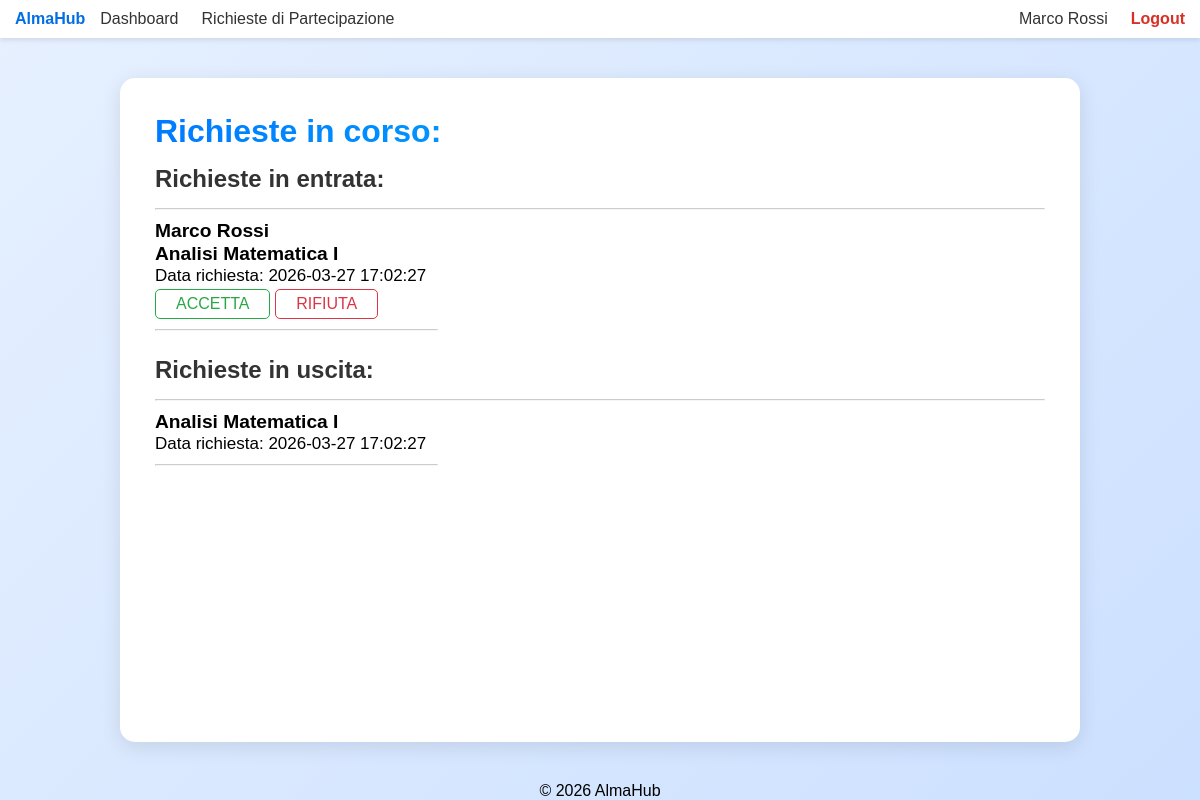
Screenshot of /public/group-requests.php (signed in) with the database file from the repository.
### tables this page shows
CREATE TABLE iscrizioni (
  id_iscrizione INT AUTO_INCREMENT PRIMARY KEY,
  id_utente INT NOT NULL,
  id_gruppo INT NOT NULL,
  data_adesione TIMESTAMP DEFAULT CURRENT_TIMESTAMP,
  stato ENUM('confermato', 'in_attesa') NOT NULL DEFAULT 'in_attesa',
  ruolo ENUM('Fondatore', 'Membro') NOT NULL DEFAULT 'Membro',
  UNIQUE KEY uk_iscrizione (id_utente, id_gruppo),
  FOREIGN KEY (id_utente) REFERENCES utenti(id_utente) ON DELETE CASCADE,
  FOREIGN KEY (id_gruppo) REFERENCES gruppi(id_gruppo) ON DELETE CASCADE
);

CREATE TABLE utenti (
  id_utente INT AUTO_INCREMENT PRIMARY KEY,
  nome VARCHAR(50) NOT NULL,
  cognome VARCHAR(50) NOT NULL,
  email VARCHAR(100) NOT NULL UNIQUE,
  password VARCHAR(255) NOT NULL,
  ruolo ENUM('user', 'admin') DEFAULT 'user',
  stato ENUM('attivo', 'disattivato') DEFAULT 'attivo',
  data_iscrizione TIMESTAMP DEFAULT CURRENT_TIMESTAMP
);

CREATE TABLE gruppi (
  id_gruppo INT AUTO_INCREMENT PRIMARY KEY,
  titolo VARCHAR(150) NOT NULL,
  corso VARCHAR(100) NOT NULL,
  descrizione TEXT,
  tipo ENUM('Studio', 'Elaborato') NOT NULL,
  luogo_incontro VARCHAR(255),
  orario_incontro VARCHAR(100),
  membri_max INT DEFAULT 6,
  id_creatore INT NOT NULL,
  stato ENUM('attivo', 'eliminato') DEFAULT 'attivo',
  data_creazione TIMESTAMP DEFAULT CURRENT_TIMESTAMP,
  FOREIGN KEY (id_creatore) REFERENCES utenti(id_utente) ON DELETE CASCADE
);

### public/group-requests.php (called while the page is built, shortened)
<?php
require_once __DIR__ . '/../app/bootstrap.php';
$dashboardParams["pending"] = $dbh -> getPendingRequests($_SESSION['utente']['id_utente']);
$dashboardParams["sent"] = $dbh -> getSentRequests($_SESSION['utente']['id_utente']);
require __DIR__ . '/../template/group-requests-template.php';
?>

### db/database.php (called while the page is built, shortened)
<?php
class DatabaseHelper {
    private $db;
    public function __construct(string $host, string $user, string $pass, string $name, int $port = 3306){
        $this->db = new mysqli($host, $user, $pass, $name, $port);
    }
    public function getPendingRequests(int $idFondatore) {
        $stmt = $this->db->prepare("SELECT u.nome, u.cognome, g.titolo, g.tipo, i.id_utente, i.id_gruppo, i.data_adesione
                                    FROM iscrizioni i
                                    JOIN utenti u ON i.id_utente = u.id_utente
                                    JOIN gruppi g ON i.id_gruppo = g.id_gruppo
                                    WHERE g.id_creatore = ? AND i.stato = 'in_attesa'
                                    ORDER BY i.data_adesione ASC");
        $stmt->bind_param("i", $idFondatore);
        $stmt->execute();
        return $stmt->get_result()->fetch_all(MYSQLI_ASSOC);
    }
    public function getSentRequests(int $idUtente) {
        $stmt = $this->db->prepare("SELECT g.titolo, g.id_gruppo, g.tipo, i.data_adesione, i.stato
                                    FROM iscrizioni i
                                    JOIN gruppi g ON i.id_gruppo = g.id_gruppo
                                    WHERE i.id_utente = ? AND i.stato = 'in_attesa'
                                    ORDER BY i.data_adesione DESC");
        $stmt->bind_param("i", $idUtente);
        $stmt->execute();
        return $stmt->get_result()->fetch_all(MYSQLI_ASSOC);
    }
}
?>

### app/bootstrap.php (called while the page is built, shortened)
<?php
require_once __DIR__ . '/../db/database.php';
$dbh = new DatabaseHelper(DB_HOST, DB_USER, DB_PASS, DB_NAME, DB_PORT);
?>

### template/group-requests-template.php (the view, shortened to what this page needs)
<!DOCTYPE html>
<html lang="en">
<head>
    <link rel="stylesheet" href="../css/base.css">
    <link rel="stylesheet" href="../css/header.css">
    <link rel="stylesheet" href="../css/group-requests.css">
</head>
<body>
    <?php include 'layout/header.php'; ?>
    <div class="group-requests-body">
        <h1 class="gradient-text"><?php echo "Richieste in corso:"?></h1>
        <?php if (!empty($dashboardParams['pending'])): ?>
        <h2 class="requests-section-title">Richieste in entrata:</h2>
        <hr class="request-separator">
        <ul>
            <?php foreach($dashboardParams['pending'] as $req):?>
            <li>
                <p class="request-name"><?php echo $req["nome"] . ' ' . $req["cognome"];?></p>
                <p class="request-name"><?php echo $req["titolo"];?></p>
                <p>Data richiesta: <?php echo $req["data_adesione"];?></p>
                <div class="request-actions">
                    <button type="button" class="request-action accetta" onclick="handleRequest(<?php echo $req['id_utente']; ?>, <?php echo $req['id_gruppo']; ?>, 'accetta')">
                        ACCETTA
                    </button>
                    <button type="button" class="request-action rifiuta" onclick="handleRequest(<?php echo $req['id_utente']; ?>, <?php echo $req['id_gruppo']; ?>, 'rifiuta')">
                        RIFIUTA
                    </button>
                </div>
                <hr class="request-separator">
            </li>
            <?php endforeach;?>
        </ul>
        <?php endif; ?>
        <?php if (!empty($dashboardParams['sent'])): ?>
        <h2 class="requests-section-title">Richieste in uscita:</h2>
        <hr class="request-separator">
        <ul>
            <?php foreach($dashboardParams['sent'] as $req):?>
            <li>
                <p class="request-name"><?php echo $req["titolo"];?></p>
                <p>Data richiesta: <?php echo $req["data_adesione"];?></p>
                <hr class="request-separator">
            </li>
            <?php endforeach;?>
        </ul>
        <?php endif;?>
    </div>
        <?php include 'layout/footer.php'; ?>
    </body>
</html>

### css/base.css (style rules this page uses)
* { margin: 0; padding: 0; box-sizing: border-box; }
body { margin: 0; font-family: Arial, sans-serif; }
:root { --primary-color: #007BFF; --primary-gradient: linear-gradient(90deg, #007BFF, #00C6FF); }
.gradient-text { background: var(--primary-gradient); -webkit-background-clip: text; -webkit-text-fill-color: transparent; }

### css/group-requests.css (style rules this page uses)
body { display: flex; flex-direction: column; font-family: Arial, sans-serif; background: linear-gradient(135deg, #e6f0ff, #cce0ff); min-height: 100vh; }
.group-requests-body { display: block; flex: 1; margin: 10px auto; width: 95%; padding: 15px; border-radius: 15px; background: white; box-shadow: 0 5px 20px rgba(0,0,0,0.1); }
.requests-section-title { margin-top: 15px; margin-bottom: 15px; color: #333; }
.group-requests-body ul { list-style: none; font-size: 17px; padding: 0; }
.request-separator { margin-top: 10px; margin-bottom: 10px; opacity: 0.5; }
.request-name { margin-bottom: 1px; font-weight: bold; }
.request-action { display: inline-block; font-size: 16px; padding: 5px 20px; margin-top: 3px; border-style: solid; border-width: 1px; border-radius: 5px; background-color: transparent; cursor: pointer; font-family: inherit; transition: all 0.2s; text-decoration: none; }
.accetta { border-color: #28a745; color: #28a745; }
.rifiuta { border-color: #dc3545; color: #dc3545; }
@media screen and (min-width: 768px) { .group-requests-body { width: 80%; max-width: 1000px; padding: 35px; margin: 40px auto; } }
@media screen and (min-width: 768px) { .group-requests-body ul { display: grid; grid-template-columns: 1fr 1fr 1fr; gap: 20px; padding: 0; } }
@media screen and (min-width: 768px) { .request-name { font-size: 1.2rem; } }

### rows the page displays
iscrizioni: id_utente.nome "Marco", id_utente.cognome "Rossi", id_gruppo.titolo "Analisi Matematica I", data_adesione "2026-03-27 17:02:27"

### other values shown
$_SESSION['utente']['nome'] "Marco"
$_SESSION['utente']['cognome'] "Rossi"
